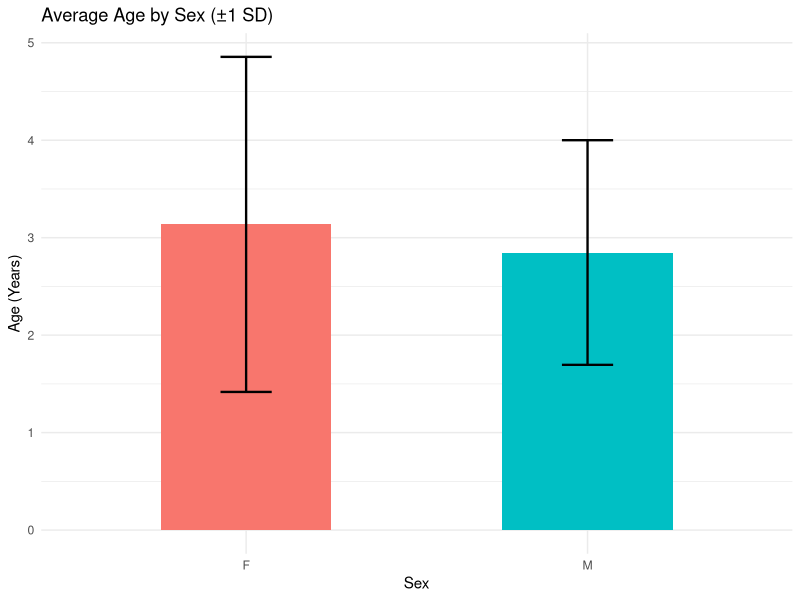

Reproduce this figure in R. (Note: this script raises an error after producing the figure.)
## ---- chunk 1
knitr::opts_chunk$set(echo = TRUE)
## ---- chunk 2
setwd("C:/Users/het11835/Documents/WILD8390/Peer Review/Correia")
getwd()
deerdata <- read.csv("1207619-4509529 - Rachel Correia - Oct 22, 2026 252 PM - deerdata.csv")

head(deerdata)
str(deerdata)

age <- deerdata$age_at_capture
sex <- deerdata$sex

df <- data.frame(age, sex)
library(dplyr)
summary_df <- df %>%
  group_by(sex) %>%
  summarise(
    mean_age = mean(age, na.rm = TRUE),
    var_age  = var(age, na.rm = TRUE),
    sd_age   = sd(age, na.rm = TRUE) # Square root of variance
  )

library(ggplot2)
ggplot(summary_df, aes(x = sex, y = mean_age, fill = sex)) +
  geom_col(width = 0.5, show.legend = FALSE) +
  geom_errorbar(
    aes(ymin = mean_age - sd_age, ymax = mean_age + sd_age),
    width = 0.15,
    linewidth = 0.8
  ) +
  labs(
    title = "Average Age by Sex (±1 SD)",
    x = "Sex",
    y = "Age (Years)"
  ) +
  theme_minimal()

length(which(deerdata$sex == "M"))
length(which(deerdata$sex == "F"))

final_age <- data.frame(
  age = vector("numeric", length=length(age)),
  censored = vector(length=length(age))
)

ages <- as.numeric(y)

for(i in 1:34) {
  final_age$age[i] <- ages[i]/365 + deerdata$age_at_capture[i]
  final_age$censored[i] <- ages[i+34]
  
}
final_age$censored <- !as.logical(final_age$censored)

library(survival)

#create survival object
#event = 1 is mortality, event = 0 is right-censored (survived)
y <- Surv(deerdata$survival_time, deerdata$event)
y 
## ---- chunk 3
#Estimate overall Kaplan-Meier survival function
km.all <- survfit(y ~ 1)
km.all


#Plot overall Kaplan-Meier curve
plot(km.all,
     xlab = "Days since capture",
     ylab = "Survivorship",
     main = "Kaplan-Meier Survival")
## ---- chunk 4
#Male vs. female Kaplan-Meier function
km.sex <- survfit(y ~ sex, data = deerdata)
km.sex


#Plot the Kaplan-Meier curve
plot(km.sex,
     col = c("steelblue", "firebrick"),
     lty = 1,
     lwd = 2,
     xlab = "Days since capture",
     ylab = "Survivorship",
     main = "Kaplan-Meier Survival by Sex")
legend("bottomleft",
       legend = c("Female", "Male"),
       col = c("steelblue", "firebrick"),
       lty = 1,
       lwd = 2)

#Compare survival distributions between males and females
survdiff(y ~ sex, data = deerdata)
## ---- chunk 5
#Sex
pm.sex <- survreg(y ~ sex, data = deerdata, dist = "exponential")
summary(pm.sex)

#Age 
pm.age <- survreg(y ~ age_at_capture, data = deerdata, dist = "exponential")
summary(pm.age)

#Combined sex and age 
pm.both <- survreg(y ~ sex + age_at_capture, data = deerdata, dist = "exponential")
summary(pm.both)
## ---- chunk 6
alpha.hat <- coef(pm.sex)
hazard.F <- 1/exp(alpha.hat[1])
hazard.M <- 1/exp(alpha.hat[1] + alpha.hat[2])
par(mar = c(5, 8, 4, 2),
    mgp = c(4, 1, 0))
barplot(c(hazard.F, hazard.M),
        names.arg = c("Female", "Male"),
        col = c("gray70", "gray40"),
        ylab = "Estimated daily mortality hazard",
        xlab = "Sex",
        main = "Estimated Mortality Hazard by Sex",
        cex.main = 1.1,
        cex.lab = 0.9,
        cex.axis = 0.85,
        las = 1,
        ylim = c(0, 0.0035))
## ---- chunk 7
alpha.hat <- coef(pm.age)
plot(function(x) 1/exp(alpha.hat[1] + alpha.hat[2]*x),
     from = min(deerdata$age_at_capture, na.rm = TRUE),
     to = max(deerdata$age_at_capture, na.rm = TRUE),
     xlab = "Age at capture (years)",
     ylab = "Estimated daily mortality hazard",
     col = "blue",
     lwd = 2)
## ---- chunk 8
#Sex
cox.sex <- coxph(y ~ sex, data = deerdata)
summary(cox.sex)

#Age
cox.age <- coxph(y ~ age_at_capture, data = deerdata)
summary(cox.age)

#Combined sex and age
cox.both <- coxph(y ~ sex + age_at_capture, data = deerdata)
summary(cox.both)

#Test proprtional hazards assumption
cox.zph(cox.sex)
cox.zph(cox.age)
cox.zph(cox.both)
## ---- chunk 9
#Create data for male and female deer at mean age
newdata <- data.frame(
  sex = c("F", "M"),
  age_at_capture = rep(mean(deerdata$age_at_capture,
                            na.rm = TRUE), 2))

#Calculate predicted survival
cox.pred <- survfit(cox.both, newdata = newdata)

#Adjust margins
par(mar = c(5, 6, 3, 2),
    mgp = c(3.5, 1, 0))

#Plot predicted survival
plot(cox.pred,
     col = c("steelblue", "firebrick"),
     lwd = 2,
     lty = 1,
     xlab = "Days since capture",
     ylab = "Survivorship",
     main = "Cox Proportional Hazards Model",
     ylim = c(0, 1),
     mark.time = FALSE,
     las = 1)

#Add legend
legend("bottomleft",
       legend = c("Female", "Male"),
       col = c("steelblue", "firebrick"),
       lwd = 2,
       lty = 1,
       bty = "n")
## ---- chunk 10
#Mortality source
mortality.table <- table(deerdata$sex, deerdata$mortality_source)

mortality.table

#Mortality percentages by sex
prop.table(mortality.table, margin = 1) * 100
## ---- chunk 11
#3 mortality causes - hunter, natural, and other

#Create competing risks event factor
deerdata$event_cr <- factor(
  deerdata$event_code,
  levels = c(0, 1, 2, 3),
  labels = c("censored", "hunter", "natural", "other"))

#Fit competing risks model
cr_model <- survfit(Surv(survival_time, event_cr) ~ 1, data = deerdata)
summary(cr_model)


#Competing risks model by sex
cr_sex <- survfit(Surv(survival_time, event_cr) ~ sex, data = deerdata)
summary(cr_sex)

table(deerdata$sex, deerdata$event_cr)
